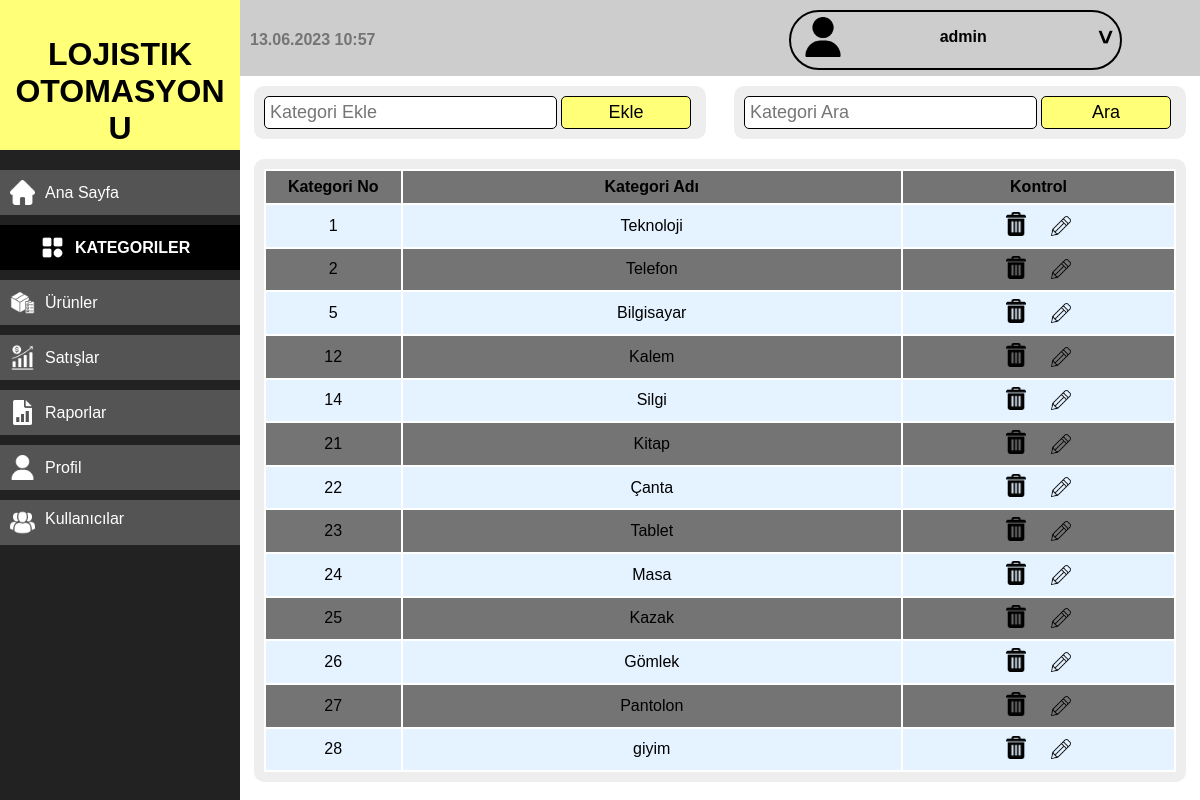
Before: /kategoriler.php (signed in) with the older database file.
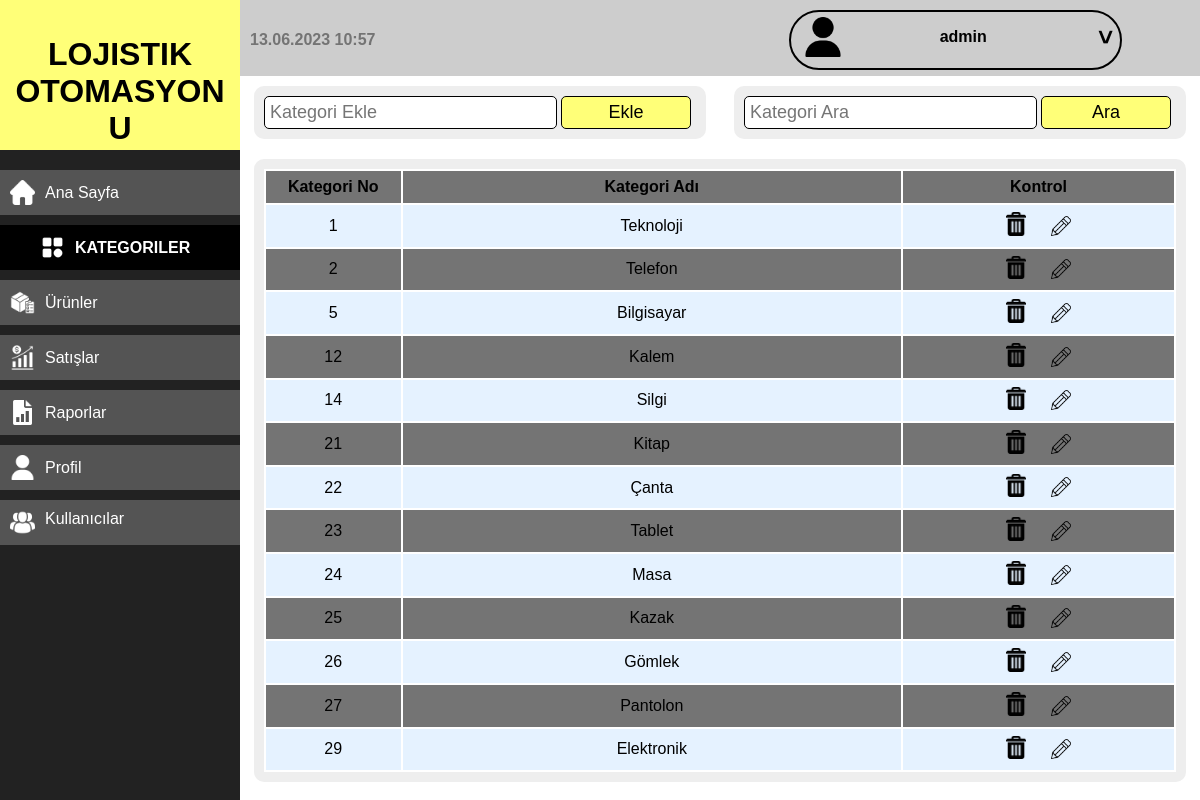
After: the same page with the newer database file.
### tables this page shows
CREATE TABLE `kategoriler` (
  `id` int(11) NOT NULL,
  `kat_adi` varchar(255) NOT NULL,
  `ekleme_tarihi` datetime NOT NULL
);

### diller/Turkce.php (called while the page is built, shortened)
<?php
function lang($lang)
{
  return $arr[$lang];
}

### fonksiyonlar/fonksiyonlar.php (called while the page is built, shortened)
<?php
function getAllFrom($from) {
    global $con;
    $stmt = $con->prepare("SELECT * FROM $from");
    $stmt->execute();
    $rows = $stmt->fetchAll();
    return $rows;
}
    ?>

### kategoriler.php (the view, shortened to what this page needs)
<?php
if (isset($_SESSION['kullanici_adi'])) {
  include 'init.php';
  if ($_SERVER['REQUEST_METHOD'] == 'POST') {
    if (isset($_POST['ekle'])) {
      $kat_adi  = $_POST['kat-adi-ekle'];
      $stmt = $con->prepare("INSERT INTO kategoriler(kat_adi, ekleme_tarihi) VALUES(:name, now())");
      $stmt->execute(array('name' => $kat_adi));
      echo bildirim($stmt->rowCount(). lang('kategoriEklendi'));
      $kategoriler = getAllFrom('kategoriler');
    } elseif (isset($_POST['ara'])) {
        $kat = $_POST['kat-adi-ara'];
        $kategoriler = arama('kategoriler', 'id', 'kat_adi', $kat);
    } elseif (isset($_POST['deg'])) {
    $katid = $_POST['katid'];
    $katadi = $_POST['kat-adi-deg'];
    $stmt = $con->prepare("UPDATE kategoriler SET kat_adi = ? WHERE id = ?");
    $stmt->execute(array($katadi, $katid));
    bildirim($stmt->rowCount() . lang('katGuncellendi'));
    $kategoriler = getAllFrom('kategoriler');
    } else {
      $kategoriler = getAllFrom('kategoriler');
    }
  } else {
    $kategoriler = getAllFrom('kategoriler');
  }
  if (isset($_GET['d'])) {
    if ($_GET['d'] == 'sil') {
      $katid = isset($_GET['k']) && is_numeric($_GET['k']) ? intval($_GET['k']) : 0;
      $count = checkItem('kategoriler', 'id', $katid);
      if ($count > 0) {
        bildirim(delete('kategoriler', 'id', $katid) . lang('katSilindi'));
      } else {
        header('Location: kategoriler.php');
        exit();
      }
    } elseif ($_GET['d'] == 'deg') {
      $katid = isset($_GET['k']) && is_numeric($_GET['k']) ? intval($_GET['k']) : 0;
      $count = checkItem('kategoriler', 'id', $katid);
      if ($count > 0) {
        $kat = getItem('kategoriler', 'id', $katid);
        ?>
        <div class="cont-all">
          <div>
            <form class="degistir-kat" action="<?php echo $_SERVER['PHP_SELF']; ?>" method="POST">
              <input disabled type="number" value="<?php echo $kat['id']; ?>">
              <input type="hidden" name="katid" value="<?php echo $kat['id']; ?>">
              <input name="kat-adi-deg" type="text" value="<?php echo $kat['kat_adi']; ?>">
              <input name="deg" type="submit" value="<?php echo lang('degistir') ?>">
            </form>
          </div>
        </div>
        <?php
      } else {
        header('Location: kategoriler.php');
        exit();
      }
    } else {
      header('Location: kategoriler.php');
      exit();
    }
  } else {
      ?>
      <div class="cont">
        <div class="cont-bas">
          <div>
            <form action="<?php echo $_SERVER['PHP_SELF']; ?>" method="POST">
              <input name="kat-adi-ekle" type="text" placeholder="<?php echo lang('KategoriEkle') ?>">
              <input name="ekle" type="submit" value="<?php echo lang('Ekle') ?>">
            </form>
          </div>
          <div>
            <form action="<?php echo $_SERVER['PHP_SELF']; ?>" method="POST">
              <input value="<?php echo @$_POST['kat-adi-ara']; ?>" name="kat-adi-ara" type="text" placeholder="<?php echo lang('KategoriAra') ?>">
              <input name="ara" type="submit" value="<?php echo lang('Ara') ?>">
            </form>
          </div>
        </div>
        <div class="cont-alt">
          <table class="cont">
            <tr>
              <th><?php echo lang('KategoriNo') ?></th>
              <th><?php echo lang('KategoriAdi') ?></th>
              <th><?php echo lang('Kontrol') ?></th>
            </tr>
            <?php
              foreach($kategoriler as $kat) {
                echo '<tr>
                        <td>' .  $kat['id'] . '</td>
                        <td>' .  $kat['kat_adi'] . '</td>
                        <td>
                          <a class="a confirm" href="?d=sil&k=' . $kat['id'] .'">
                            <img class="kontrol" src="iconlar/trash.png" alt="">
                          </a>
                          <a class="a" href="?d=deg&k=' . $kat['id'] .'">
                            <img class="kontrol" src="iconlar/pencil.png" alt="">
                          </a>
                        </td>
                      </tr>';
              }
            ?>
          </table>
        </div>
      </div>
      <?php
  }
    include 'sablonlar/footer.php';
} else {
  header('Location: logout.php');
  exit();
}

Changed rows visible on the page:
removed kategoriler: id "28", kat_adi "giyim"
added kategoriler: id "29", kat_adi "Elektronik"
